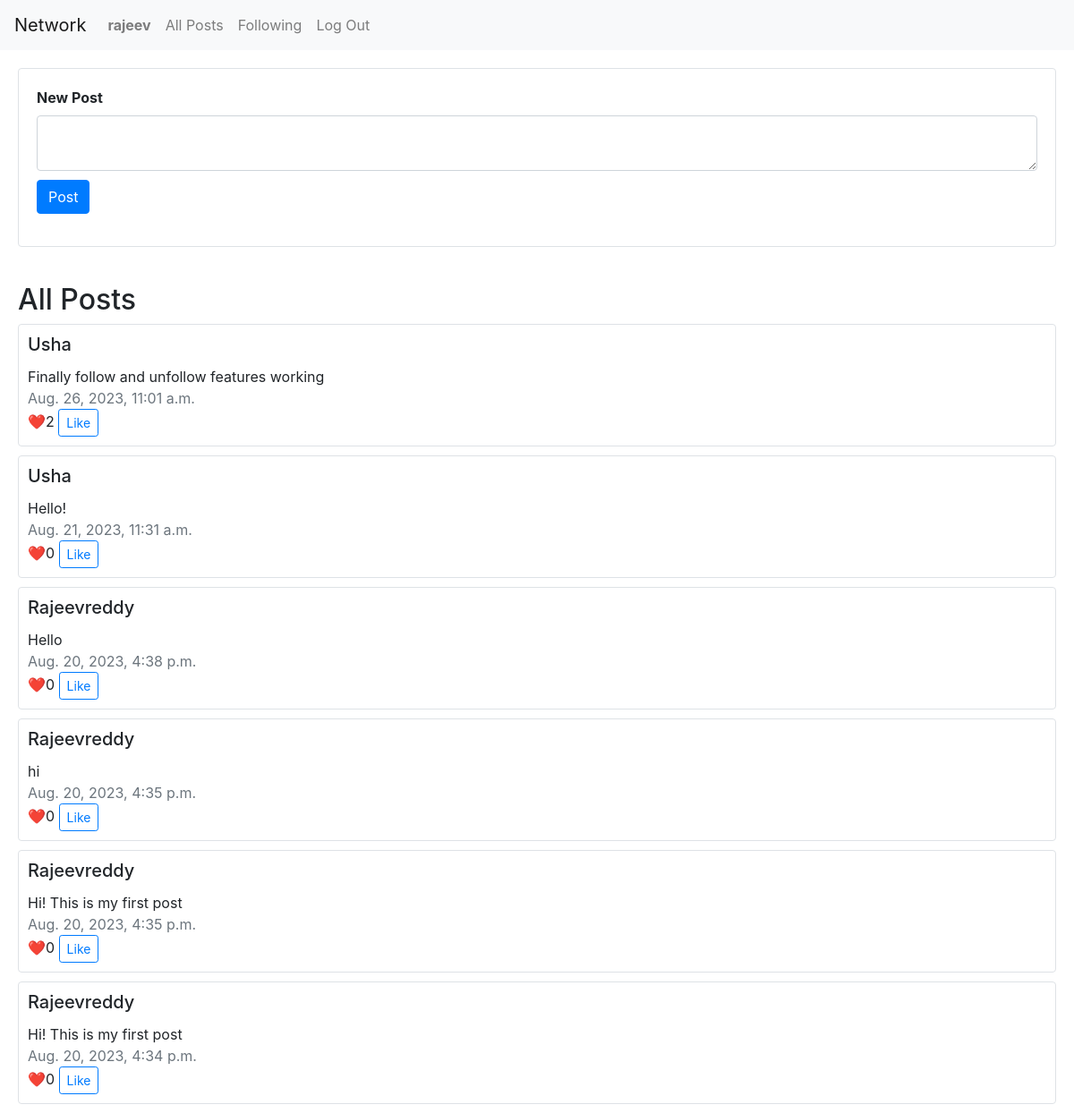
/ (signed in), run on the app's committed database.
### network/models.py (models this page shows, shortened)
class User(AbstractUser):
    pass

class Posts(models.Model):
    content = models.TextField(blank=False)
    author = models.ForeignKey(User, on_delete=models.CASCADE, related_name='authored_posts')
    created_at = models.DateTimeField(auto_now_add=True)
    liked = models.ManyToManyField(User, related_name="liked_post", blank=True)

### network/views.py (the view)
# urls.py: path("", views.index, name="index"),
def index(request):
    if request.user.is_authenticated:
        return render(request, "network/index.html", {
            "posts": Posts.objects.order_by("-created_at").all(),
            "current_user": User.objects.get(id=request.user.id),
        })
    else:
        return render(request, "network/index.html", {
            "posts": Posts.objects.order_by("-created_at").all(),
            "current_user": None,
        })

### network/templates/network/index.html (shortened to what this page needs)
{% extends "network/layout.html" %}
{% load static %}
{% block body %}
    {% if user.is_authenticated %}
        <form action="{% url 'post' %}" method="post" style="padding: 20px;">
            <div class="card border">
                <div class="card-body">
                    <div class="form-group">
                        <label for="exampleFormControlTextarea1" class="font-weight-bold">New Post</label>
                        <textarea class="form-control" id="exampleFormControlTextarea1" rows="2" name="content" required></textarea>
                        <input class="btn btn-primary" type="submit" value="Post" style="margin-top: 10px;">
                    </div>
                </div>
            </div>
        </form>
    {% endif %}
    <h2 style="margin-left: 20px; margin-top: 20px;">All Posts</h2>
    {% for post in posts %}
    <div style="padding-left: 20px; padding-right: 20px; padding-bottom: 10px;">
        <div class="card border" style="padding: 10px;">
            <h5 class="card-title text-capitalize">{{ post.author }}</h5>
            <div class="card-text">{{ post.content }}</div>
            <div class="text-muted">{{ post.created_at }}</div>
            <div class="card-text">❤️{{ post.liked.count }} <button class="btn btn-sm btn-outline-primary" style="display: block-inline;" id="likeButton">  Like</button></div>
        </div>
    </div>
    {% endfor %}
{% endblock %}

### network/templates/network/layout.html (shortened to what this page needs)
{% load static %}
<!DOCTYPE html>
<html lang="en">
    <head>
        <link rel="stylesheet" href="https://stackpath.bootstrapcdn.com/bootstrap/4.4.1/css/bootstrap.min.css">
        <link href="{% static 'network/styles.css' %}" rel="stylesheet">
    </head>
    <body>
        <nav class="navbar navbar-expand-lg navbar-light bg-light">
            <a class="navbar-brand" href="#">Network</a>
            <div>
              <ul class="navbar-nav mr-auto">
                {% if user.is_authenticated %}
                    <li class="nav-item">
                        <a class="nav-link" href="{% url 'profile' %}"><strong>{{ user.username }}</strong></a>
                    </li>
                {% endif %}
                <li class="nav-item">
                  <a class="nav-link" href="{% url 'index' %}">All Posts</a>
                </li>
                {% if user.is_authenticated %}
                    <li class="nav-item">
                        <a class="nav-link" href="{% url 'following' %}"">Following</a>
                    </li>
                    <li class="nav-item">
                        <a class="nav-link" href="{% url 'logout' %}">Log Out</a>
                    </li>
                {% endif %}
              </ul>
            </div>
          </nav>
        <div class="body">
            {% block body %}
            {% endblock %}
        </div>
    </body>
</html>

### data on the page
User: username "rajeev"
Posts: author "Usha", content "Finally follow and unfollow features working", created_at "Aug. 26, 2023, 11:01 a.m.", liked.count "2"
Posts: author "Usha", content "Hello!", created_at "Aug. 21, 2023, 11:31 a.m.", liked.count "0"
Posts: author "Rajeevreddy", content "Hello", created_at "Aug. 20, 2023, 4:38 p.m.", liked.count "0"
Posts: author "Rajeevreddy", content "hi", created_at "Aug. 20, 2023, 4:35 p.m.", liked.count "0"
Posts: author "Rajeevreddy", content "Hi! This is my first post", created_at "Aug. 20, 2023, 4:35 p.m.", liked.count "0"
Posts: author "Rajeevreddy", content "Hi! This is my first post", created_at "Aug. 20, 2023, 4:34 p.m.", liked.count "0"
